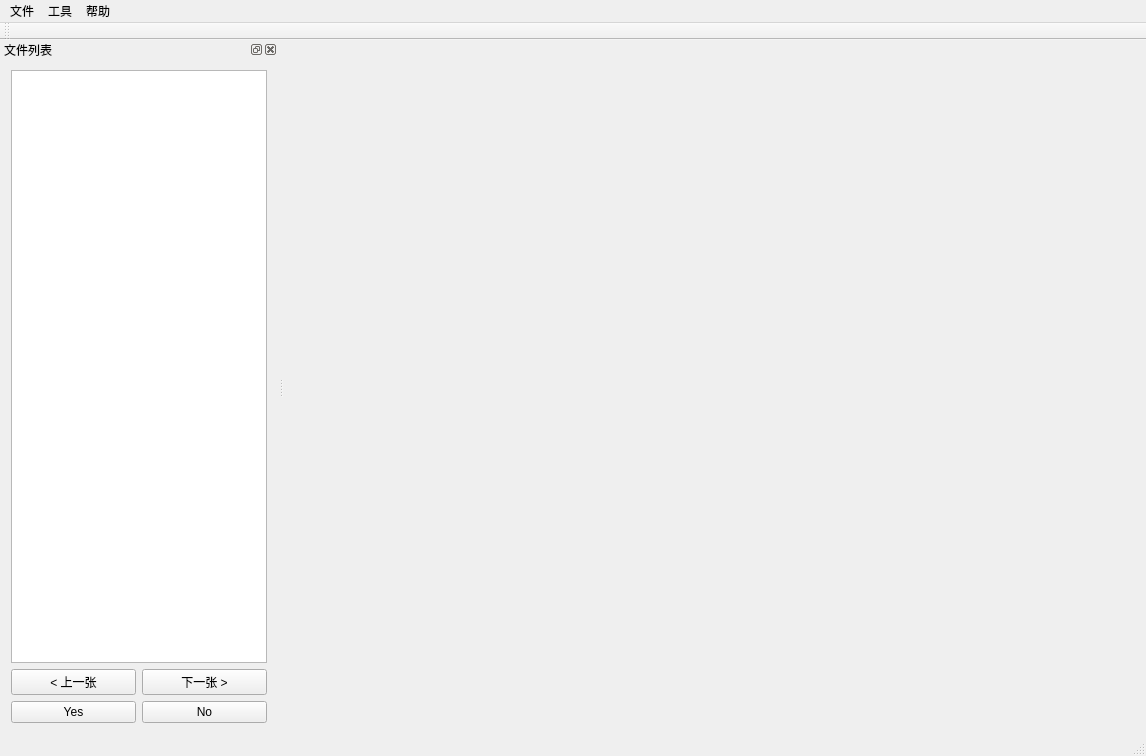
<?xml version="1.0" encoding="UTF-8"?>
<ui version="4.0">
 <class>MainWindow</class>
 <widget class="QMainWindow" name="MainWindow">
  <property name="geometry">
   <rect>
    <x>0</x>
    <y>0</y>
    <width>1146</width>
    <height>756</height>
   </rect>
  </property>
  <property name="windowTitle">
   <string>筛选工具</string>
  </property>
  <widget class="QWidget" name="centralWidget">
   <layout class="QGridLayout" name="gridLayout_3">
    <item row="0" column="0">
     <widget class="QWidget" name="widget" native="true"/>
    </item>
   </layout>
  </widget>
  <widget class="QMenuBar" name="menuBar">
   <property name="geometry">
    <rect>
     <x>0</x>
     <y>0</y>
     <width>1146</width>
     <height>23</height>
    </rect>
   </property>
   <widget class="QMenu" name="fileMenu">
    <property name="title">
     <string>文件</string>
    </property>
    <addaction name="actionOpenImages"/>
    <addaction name="actionOpenFolder"/>
    <addaction name="separator"/>
    <addaction name="actionOpenDatabase"/>
    <addaction name="actionSaveDatabase"/>
    <addaction name="actionExportImages"/>
    <addaction name="separator"/>
    <addaction name="actionQuit"/>
   </widget>
   <widget class="QMenu" name="editMenu">
    <property name="title">
     <string>工具</string>
    </property>
    <addaction name="actionStatistic"/>
    <addaction name="actionExportList"/>
   </widget>
   <widget class="QMenu" name="menuHelp">
    <property name="title">
     <string>帮助</string>
    </property>
    <addaction name="actionShortcuts"/>
   </widget>
   <addaction name="fileMenu"/>
   <addaction name="editMenu"/>
   <addaction name="menuHelp"/>
  </widget>
  <widget class="QToolBar" name="mainToolBar">
   <attribute name="toolBarArea">
    <enum>TopToolBarArea</enum>
   </attribute>
   <attribute name="toolBarBreak">
    <bool>false</bool>
   </attribute>
  </widget>
  <widget class="QStatusBar" name="statusBar"/>
  <widget class="QDockWidget" name="fileViewDockWidget">
   <property name="floating">
    <bool>false</bool>
   </property>
   <property name="windowTitle">
    <string>文件列表</string>
   </property>
   <attribute name="dockWidgetArea">
    <number>1</number>
   </attribute>
   <widget class="QWidget" name="dockWidgetContents">
    <layout class="QGridLayout" name="gridLayout_2">
     <item row="0" column="0">
      <widget class="QTreeWidget" name="fileTreeWidget">
       <property name="focusPolicy">
        <enum>Qt::NoFocus</enum>
       </property>
       <attribute name="headerVisible">
        <bool>false</bool>
       </attribute>
       <column>
        <property name="text">
         <string>Images</string>
        </property>
       </column>
       <column>
        <property name="text">
         <string>Flag</string>
        </property>
       </column>
      </widget>
     </item>
     <item row="1" column="0">
      <layout class="QGridLayout" name="gridLayout">
       <item row="2" column="0">
        <widget class="QPushButton" name="yesButton">
         <property name="focusPolicy">
          <enum>Qt::NoFocus</enum>
         </property>
         <property name="text">
          <string>Yes</string>
         </property>
        </widget>
       </item>
       <item row="2" column="1">
        <widget class="QPushButton" name="noButton">
         <property name="focusPolicy">
          <enum>Qt::NoFocus</enum>
         </property>
         <property name="text">
          <string>No</string>
         </property>
        </widget>
       </item>
       <item row="1" column="0">
        <widget class="QPushButton" name="prevButton">
         <property name="focusPolicy">
          <enum>Qt::NoFocus</enum>
         </property>
         <property name="text">
          <string>&lt; 上一张</string>
         </property>
        </widget>
       </item>
       <item row="1" column="1">
        <widget class="QPushButton" name="nextButton">
         <property name="focusPolicy">
          <enum>Qt::NoFocus</enum>
         </property>
         <property name="text">
          <string>下一张 &gt;</string>
         </property>
        </widget>
       </item>
      </layout>
     </item>
    </layout>
   </widget>
  </widget>
  <action name="actionOpenDatabase">
   <property name="text">
    <string>导入标注文件</string>
   </property>
  </action>
  <action name="actionSaveDatabase">
   <property name="text">
    <string>导出标注文件</string>
   </property>
  </action>
  <action name="actionOpenImages">
   <property name="text">
    <string>打开图片</string>
   </property>
  </action>
  <action name="actionQuit">
   <property name="text">
    <string>退出
</string>
   </property>
  </action>
  <action name="actionExportImages">
   <property name="text">
    <string>导出图片</string>
   </property>
  </action>
  <action name="actionOpenFolder">
   <property name="text">
    <string>打开文件夹</string>
   </property>
  </action>
  <action name="actionShortcuts">
   <property name="text">
    <string>快捷键</string>
   </property>
  </action>
  <action name="actionSplitImage">
   <property name="text">
    <string>Split Image</string>
   </property>
  </action>
  <action name="actionStatistic">
   <property name="text">
    <string>统计数据</string>
   </property>
  </action>
  <action name="actionExportList">
   <property name="text">
    <string>存储图片列表</string>
   </property>
  </action>
 </widget>
 <layoutdefault spacing="6" margin="11"/>
 <resources/>
 <connections/>
</ui>
